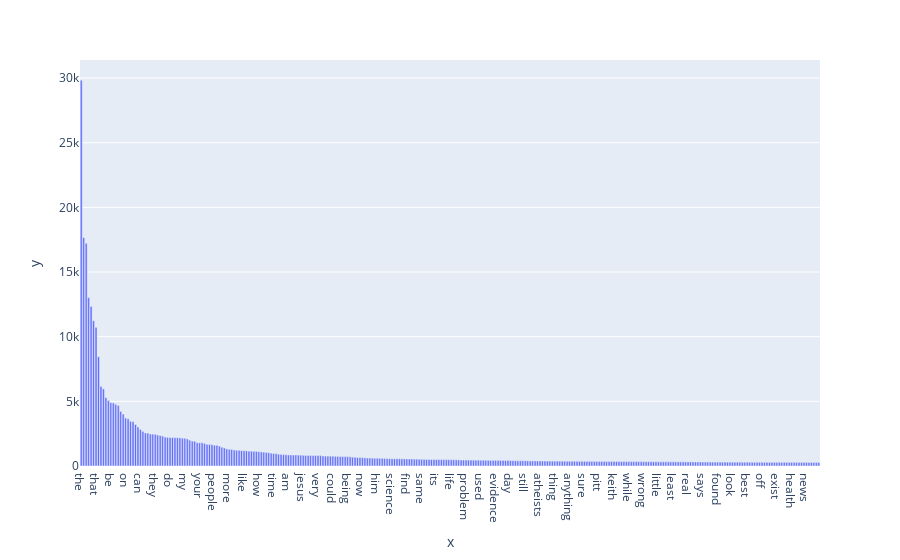

Here is the notebook cell this chart was saved with:
### Markdown cell above
### >>> Exercise 15 (take home):
Additionally, you can attempt to sort the terms on the x-axis by frequency instead of in alphabetical order. This way the visualization is more meaninfgul and you will be able to observe the so called long tail (get familiar with this term since it will appear a lot in data mining and other statistics courses). see picture below

### Code cell
# Answer here
count_vect = CountVectorizer()
X_counts = count_vect.fit_transform(X.text)
# term_frequencies = []
# for j in range(0,X_counts.shape[1]):
#     term_frequencies.append(sum(X_counts[:, j].toarray()))
term_frequencies = np.asarray(X_counts.sum(axis = 0))[0]
sort_index = np.argsort(-term_frequencies)
sorted_freq = term_frequencies[sort_index]
fig = px.bar(sorted_freq[0:300], x=count_vect.get_feature_names_out()[sort_index[0:300]] ,  
             y=sorted_freq[0:300])
fig.show()

### Figure 1 — Plotly figure (JSON) as saved in the notebook; plotly's stock layout.template omitted (floating-point values rounded to 4 significant figures; data arrays with more than 128 entries replaced by an {"elided": "..."} marker saying what was removed)
{"data": [{"alignmentgroup": "True", "hovertemplate": "x=%{x}<br>y=%{y}<extra></extra>", "legendgroup": "", "marker": {"color": "#636efa", "pattern": {"shape": ""}}, "name": "", "offsetgroup": "", "orientation": "v", "showlegend": false, "textposition": "auto", "type": "bar", "x": {"elided": "300 str values"}, "xaxis": "x", "y": {"elided": "300 int values"}, "yaxis": "y"}], "layout": {"barmode": "relative", "legend": {"tracegroupgap": 0}, "margin": {"t": 60}, "xaxis": {"anchor": "y", "domain": [0, 1], "title": {"text": "x"}}, "yaxis": {"anchor": "x", "domain": [0, 1], "title": {"text": "y"}}}}
